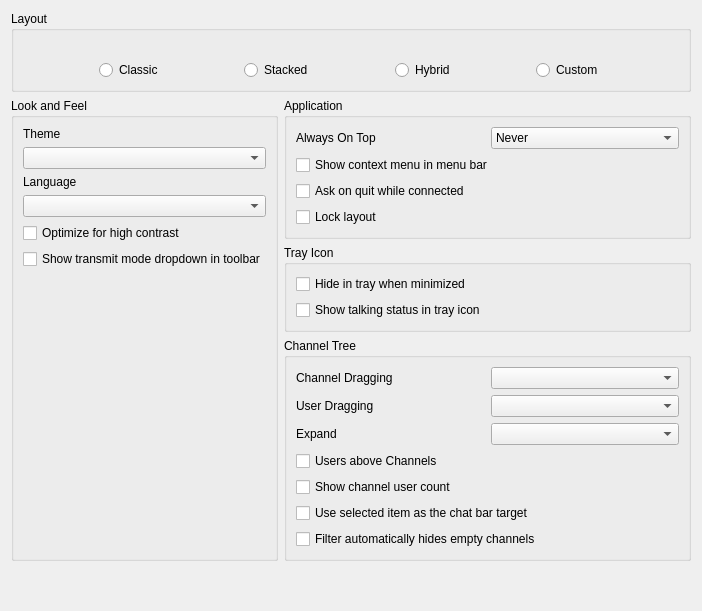
<?xml version="1.0" encoding="UTF-8"?>
<ui version="4.0">
 <class>LookConfig</class>
 <widget class="QWidget" name="LookConfig">
  <property name="geometry">
   <rect>
    <x>0</x>
    <y>0</y>
    <width>702</width>
    <height>611</height>
   </rect>
  </property>
  <property name="windowTitle">
   <string notr="true">Form</string>
  </property>
  <layout class="QGridLayout" name="gridLayout_4">
   <item row="1" column="0" rowspan="3">
    <widget class="QGroupBox" name="qgbLookFeel">
     <property name="title">
      <string>Look and Feel</string>
     </property>
     <layout class="QGridLayout" name="gridLayout">
      <item row="3" column="0" colspan="2">
       <widget class="MUComboBox" name="qcbLanguage">
        <property name="toolTip">
         <string>Language to use (requires restart)</string>
        </property>
        <property name="whatsThis">
         <string>&lt;b&gt;This sets which language Mumble should use.&lt;/b&gt;&lt;br /&gt;You have to restart Mumble to use the new language.</string>
        </property>
       </widget>
      </item>
      <item row="0" column="0">
       <widget class="QLabel" name="qliTheme">
        <property name="text">
         <string>Theme</string>
        </property>
       </widget>
      </item>
      <item row="1" column="0" colspan="2">
       <widget class="MUComboBox" name="qcbTheme">
        <property name="sizePolicy">
         <sizepolicy hsizetype="Preferred" vsizetype="Fixed">
          <horstretch>0</horstretch>
          <verstretch>0</verstretch>
         </sizepolicy>
        </property>
        <property name="toolTip">
         <string>Theme to use to style the user interface</string>
        </property>
        <property name="whatsThis">
         <string>&lt;b&gt;Configures which theme the Mumble user interface should be styled with&lt;/b&gt;&lt;br /&gt;Mumble will pick up themes from certain directories and display them in this list. The one you select will be used to customize the visual appearance of Mumble. This includes colors, icons and more.</string>
        </property>
       </widget>
      </item>
      <item row="5" column="0" colspan="2">
       <widget class="QCheckBox" name="qcbShowTransmitModeComboBox">
        <property name="text">
         <string>Show transmit mode dropdown in toolbar</string>
        </property>
       </widget>
      </item>
      <item row="4" column="0" colspan="2">
       <widget class="QCheckBox" name="qcbHighContrast">
        <property name="toolTip">
         <string>Apply some high contrast optimizations for visually impaired users</string>
        </property>
        <property name="text">
         <string>Optimize for high contrast</string>
        </property>
       </widget>
      </item>
      <item row="6" column="0">
       <spacer name="verticalSpacer">
        <property name="orientation">
         <enum>Qt::Vertical</enum>
        </property>
        <property name="sizeHint" stdset="0">
         <size>
          <width>20</width>
          <height>40</height>
         </size>
        </property>
       </spacer>
      </item>
      <item row="2" column="0">
       <widget class="QLabel" name="qliLanguage">
        <property name="text">
         <string>Language</string>
        </property>
        <property name="buddy">
         <cstring>qcbLanguage</cstring>
        </property>
       </widget>
      </item>
      <item row="0" column="1">
       <widget class="QLabel" name="qlThemesDirectory">
        <property name="text">
         <string/>
        </property>
        <property name="alignment">
         <set>Qt::AlignRight|Qt::AlignTrailing|Qt::AlignVCenter</set>
        </property>
       </widget>
      </item>
     </layout>
    </widget>
   </item>
   <item row="2" column="1">
    <widget class="QGroupBox" name="qgbTray">
     <property name="title">
      <string>Tray Icon</string>
     </property>
     <layout class="QVBoxLayout" name="verticalLayout">
      <item>
       <widget class="QCheckBox" name="qcbHideTray">
        <property name="toolTip">
         <string>Hide the main Mumble window in the tray when it is minimized.</string>
        </property>
        <property name="whatsThis">
         <string>&lt;b&gt;If set, minimizing the Mumble main window will cause it to be hidden and accessible only from the tray. Otherwise, it will be minimized as a window normally would.&lt;/b&gt;</string>
        </property>
        <property name="text">
         <string>Hide in tray when minimized</string>
        </property>
       </widget>
      </item>
      <item>
       <widget class="QCheckBox" name="qcbStateInTray">
        <property name="toolTip">
         <string>Displays talking status in system tray</string>
        </property>
        <property name="whatsThis">
         <string/>
        </property>
        <property name="text">
         <string>Show talking status in tray icon</string>
        </property>
       </widget>
      </item>
     </layout>
    </widget>
   </item>
   <item row="5" column="1">
    <spacer name="verticalSpacer_2">
     <property name="orientation">
      <enum>Qt::Vertical</enum>
     </property>
     <property name="sizeHint" stdset="0">
      <size>
       <width>20</width>
       <height>40</height>
      </size>
     </property>
    </spacer>
   </item>
   <item row="4" column="1">
    <spacer name="horizontalSpacer">
     <property name="orientation">
      <enum>Qt::Horizontal</enum>
     </property>
     <property name="sizeHint" stdset="0">
      <size>
       <width>40</width>
       <height>20</height>
      </size>
     </property>
    </spacer>
   </item>
   <item row="1" column="1">
    <widget class="QGroupBox" name="qgbApplication">
     <property name="title">
      <string>Application</string>
     </property>
     <layout class="QGridLayout" name="gridLayout_3" columnstretch="0,0">
      <item row="0" column="1">
       <widget class="MUComboBox" name="qcbAlwaysOnTop">
        <property name="toolTip">
         <string>This setting controls when the application will be always on top.</string>
        </property>
        <property name="whatsThis">
         <string>This setting controls in which situations the application will stay always on top. If you select &lt;i&gt;Never&lt;/i&gt; the application will not stay on top. &lt;i&gt;Always&lt;/i&gt; will always keep the application on top. &lt;i&gt;In minimal view&lt;/i&gt; / &lt;i&gt;In normal view&lt;/i&gt; will only keep the application always on top when minimal view is activated / deactivated.</string>
        </property>
        <item>
         <property name="text">
          <string>Never</string>
         </property>
        </item>
        <item>
         <property name="text">
          <string>Always</string>
         </property>
        </item>
        <item>
         <property name="text">
          <string>In minimal view</string>
         </property>
        </item>
        <item>
         <property name="text">
          <string>In normal view</string>
         </property>
        </item>
       </widget>
      </item>
      <item row="1" column="0" colspan="2">
       <widget class="QCheckBox" name="qcbShowContextMenuInMenuBar">
        <property name="toolTip">
         <string>Adds user and channel context menus into the menu bar</string>
        </property>
        <property name="text">
         <string>Show context menu in menu bar</string>
        </property>
       </widget>
      </item>
      <item row="0" column="0">
       <widget class="QLabel" name="qliAlwaysOnTop">
        <property name="text">
         <string>Always On Top</string>
        </property>
       </widget>
      </item>
      <item row="3" column="0" colspan="2">
       <widget class="QCheckBox" name="qcbLockLayout">
        <property name="whatsThis">
         <string>When in custom layout mode, checking this disables rearranging.</string>
        </property>
        <property name="text">
         <string>Lock layout</string>
        </property>
       </widget>
      </item>
      <item row="2" column="0" colspan="2">
       <widget class="QCheckBox" name="qcbAskOnQuit">
        <property name="toolTip">
         <string>Ask whether to close or minimize when quitting Mumble.</string>
        </property>
        <property name="whatsThis">
         <string>&lt;b&gt;If set, will verify you want to quit if connected.&lt;/b&gt;</string>
        </property>
        <property name="text">
         <string>Ask on quit while connected</string>
        </property>
       </widget>
      </item>
     </layout>
    </widget>
   </item>
   <item row="3" column="1">
    <widget class="QGroupBox" name="qgbChannel">
     <property name="title">
      <string>Channel Tree</string>
     </property>
     <layout class="QGridLayout" name="gridLayout_2" columnstretch="0,0">
      <item row="0" column="0">
       <widget class="QLabel" name="qliChannelDrag">
        <property name="text">
         <string>Channel Dragging</string>
        </property>
       </widget>
      </item>
      <item row="0" column="1">
       <widget class="MUComboBox" name="qcbChannelDrag">
        <property name="toolTip">
         <string>This changes the behavior when moving channels.</string>
        </property>
        <property name="whatsThis">
         <string>This sets the behavior of channel drags; it can be used to prevent accidental dragging. &lt;i&gt;Move&lt;/i&gt; moves the channel without prompting. &lt;i&gt;Do Nothing&lt;/i&gt; does nothing and prints an error message. &lt;i&gt;Ask&lt;/i&gt; uses a message box to confirm if you really wanted to move the channel.</string>
        </property>
       </widget>
      </item>
      <item row="1" column="0">
       <widget class="QLabel" name="qliUserDrag">
        <property name="text">
         <string>User Dragging</string>
        </property>
       </widget>
      </item>
      <item row="1" column="1">
       <widget class="MUComboBox" name="qcbUserDrag">
        <property name="toolTip">
         <string>This changes the behavior when moving users.</string>
        </property>
        <property name="whatsThis">
         <string>This sets the behavior of user drags; it can be used to prevent accidental dragging. &lt;i&gt;Move&lt;/i&gt; moves the user without prompting. &lt;i&gt;Do Nothing&lt;/i&gt; does nothing and prints an error message. &lt;i&gt;Ask&lt;/i&gt; uses a message box to confirm if you really wanted to move the user.</string>
        </property>
       </widget>
      </item>
      <item row="2" column="0">
       <widget class="QLabel" name="qliExpand">
        <property name="text">
         <string>Expand</string>
        </property>
       </widget>
      </item>
      <item row="2" column="1">
       <widget class="MUComboBox" name="qcbExpand">
        <property name="toolTip">
         <string>When to automatically expand channels</string>
        </property>
        <property name="whatsThis">
         <string>This sets which channels to automatically expand. &lt;i&gt;None&lt;/i&gt; and &lt;i&gt;All&lt;/i&gt; will expand no or all channels, while &lt;i&gt;Only with users&lt;/i&gt; will expand and collapse channels as users join and leave them.</string>
        </property>
       </widget>
      </item>
      <item row="3" column="0" colspan="2">
       <widget class="QCheckBox" name="qcbUsersTop">
        <property name="toolTip">
         <string>List users above subchannels (requires restart).</string>
        </property>
        <property name="whatsThis">
         <string>&lt;b&gt;If set, users will be shown above subchannels in the channel view.&lt;/b&gt;&lt;br /&gt;A restart of Mumble is required to see the change.</string>
        </property>
        <property name="text">
         <string>Users above Channels</string>
        </property>
       </widget>
      </item>
      <item row="4" column="0" colspan="2">
       <widget class="QCheckBox" name="qcbShowUserCount">
        <property name="toolTip">
         <string>Show number of users in each channel</string>
        </property>
        <property name="text">
         <string>Show channel user count</string>
        </property>
       </widget>
      </item>
      <item row="5" column="0" colspan="2">
       <widget class="QCheckBox" name="qcbChatBarUseSelection">
        <property name="text">
         <string>Use selected item as the chat bar target</string>
        </property>
       </widget>
      </item>
      <item row="6" column="0" colspan="2">
       <widget class="QCheckBox" name="qcbFilterHidesEmptyChannels">
        <property name="text">
         <string>Filter automatically hides empty channels</string>
        </property>
       </widget>
      </item>
     </layout>
    </widget>
   </item>
   <item row="0" column="0" colspan="2">
    <widget class="QGroupBox" name="qgbLayout">
     <property name="title">
      <string>Layout</string>
     </property>
     <layout class="QGridLayout" name="gridLayoutLayout">
      <item row="0" column="5">
       <widget class="QLabel" name="qlLHybrid">
        <property name="sizePolicy">
         <sizepolicy hsizetype="Preferred" vsizetype="Preferred">
          <horstretch>0</horstretch>
          <verstretch>0</verstretch>
         </sizepolicy>
        </property>
        <property name="text">
         <string/>
        </property>
        <property name="pixmap">
         <pixmap>skin:layout_hybrid.svg</pixmap>
        </property>
        <property name="scaledContents">
         <bool>false</bool>
        </property>
       </widget>
      </item>
      <item row="1" column="5">
       <widget class="QRadioButton" name="qrbLHybrid">
        <property name="sizePolicy">
         <sizepolicy hsizetype="Preferred" vsizetype="Fixed">
          <horstretch>0</horstretch>
          <verstretch>0</verstretch>
         </sizepolicy>
        </property>
        <property name="text">
         <string>Hybrid</string>
        </property>
        <property name="iconSize">
         <size>
          <width>64</width>
          <height>64</height>
         </size>
        </property>
       </widget>
      </item>
      <item row="1" column="7">
       <widget class="QRadioButton" name="qrbLCustom">
        <property name="sizePolicy">
         <sizepolicy hsizetype="Preferred" vsizetype="Fixed">
          <horstretch>0</horstretch>
          <verstretch>0</verstretch>
         </sizepolicy>
        </property>
        <property name="text">
         <string>Custom</string>
        </property>
       </widget>
      </item>
      <item row="0" column="7">
       <widget class="QLabel" name="qlLCustom">
        <property name="text">
         <string/>
        </property>
        <property name="pixmap">
         <pixmap>skin:layout_custom.svg</pixmap>
        </property>
       </widget>
      </item>
      <item row="1" column="3">
       <widget class="QRadioButton" name="qrbLStacked">
        <property name="sizePolicy">
         <sizepolicy hsizetype="Preferred" vsizetype="Fixed">
          <horstretch>0</horstretch>
          <verstretch>0</verstretch>
         </sizepolicy>
        </property>
        <property name="text">
         <string>Stacked</string>
        </property>
        <property name="iconSize">
         <size>
          <width>64</width>
          <height>64</height>
         </size>
        </property>
       </widget>
      </item>
      <item row="1" column="1">
       <widget class="QRadioButton" name="qrbLClassic">
        <property name="sizePolicy">
         <sizepolicy hsizetype="Preferred" vsizetype="Fixed">
          <horstretch>0</horstretch>
          <verstretch>0</verstretch>
         </sizepolicy>
        </property>
        <property name="text">
         <string>Classic</string>
        </property>
        <property name="iconSize">
         <size>
          <width>64</width>
          <height>64</height>
         </size>
        </property>
       </widget>
      </item>
      <item row="1" column="2">
       <spacer name="horizontalSpacer_4">
        <property name="orientation">
         <enum>Qt::Horizontal</enum>
        </property>
        <property name="sizeHint" stdset="0">
         <size>
          <width>40</width>
          <height>20</height>
         </size>
        </property>
       </spacer>
      </item>
      <item row="0" column="1">
       <widget class="QLabel" name="qlLClassic">
        <property name="sizePolicy">
         <sizepolicy hsizetype="Preferred" vsizetype="Preferred">
          <horstretch>0</horstretch>
          <verstretch>0</verstretch>
         </sizepolicy>
        </property>
        <property name="pixmap">
         <pixmap>skin:layout_classic.svg</pixmap>
        </property>
       </widget>
      </item>
      <item row="0" column="3">
       <widget class="QLabel" name="qlLStacked">
        <property name="sizePolicy">
         <sizepolicy hsizetype="Preferred" vsizetype="Preferred">
          <horstretch>0</horstretch>
          <verstretch>0</verstretch>
         </sizepolicy>
        </property>
        <property name="text">
         <string/>
        </property>
        <property name="pixmap">
         <pixmap>skin:layout_stacked.svg</pixmap>
        </property>
       </widget>
      </item>
      <item row="1" column="4">
       <spacer name="horizontalSpacer_5">
        <property name="orientation">
         <enum>Qt::Horizontal</enum>
        </property>
        <property name="sizeHint" stdset="0">
         <size>
          <width>40</width>
          <height>20</height>
         </size>
        </property>
       </spacer>
      </item>
      <item row="1" column="0">
       <spacer name="horizontalSpacer_2">
        <property name="orientation">
         <enum>Qt::Horizontal</enum>
        </property>
        <property name="sizeHint" stdset="0">
         <size>
          <width>40</width>
          <height>20</height>
         </size>
        </property>
       </spacer>
      </item>
      <item row="1" column="8">
       <spacer name="horizontalSpacer_3">
        <property name="orientation">
         <enum>Qt::Horizontal</enum>
        </property>
        <property name="sizeHint" stdset="0">
         <size>
          <width>40</width>
          <height>20</height>
         </size>
        </property>
       </spacer>
      </item>
      <item row="1" column="6">
       <spacer name="horizontalSpacer_6">
        <property name="orientation">
         <enum>Qt::Horizontal</enum>
        </property>
        <property name="sizeHint" stdset="0">
         <size>
          <width>40</width>
          <height>20</height>
         </size>
        </property>
       </spacer>
      </item>
     </layout>
    </widget>
   </item>
  </layout>
 </widget>
 <customwidgets>
  <customwidget>
   <class>MUComboBox</class>
   <extends>QComboBox</extends>
   <header>widgets/MUComboBox.h</header>
  </customwidget>
 </customwidgets>
 <resources/>
 <connections/>
</ui>
